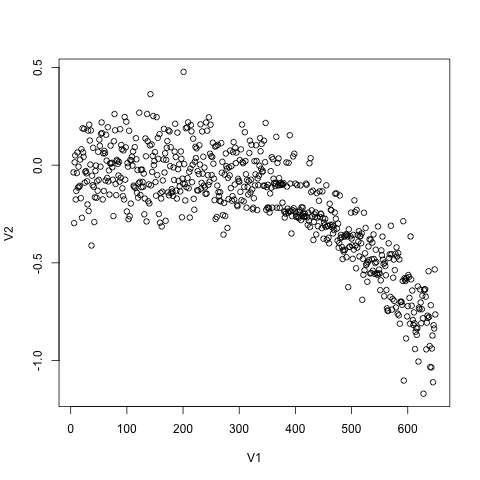

Source code (R):

a <-read.csv("trial-final-18-20171229151206.csv", header = FALSE)
plot(a)
png("trial-final-18-20171229151206.csv.png")
plot(a)

